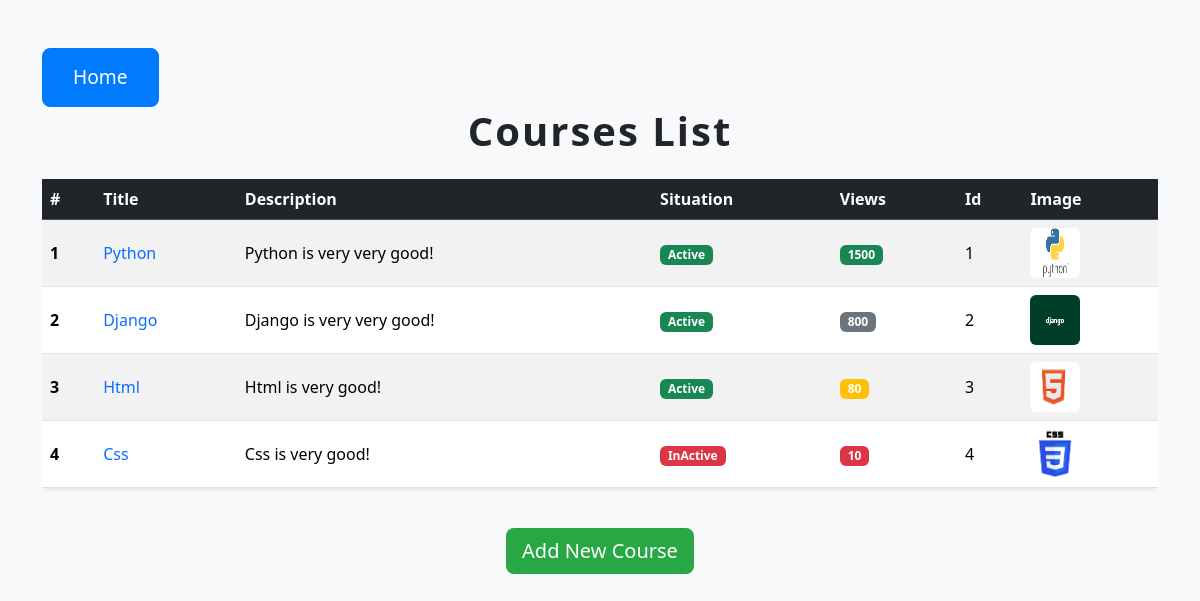
The page /course/list on the database as committed earlier.
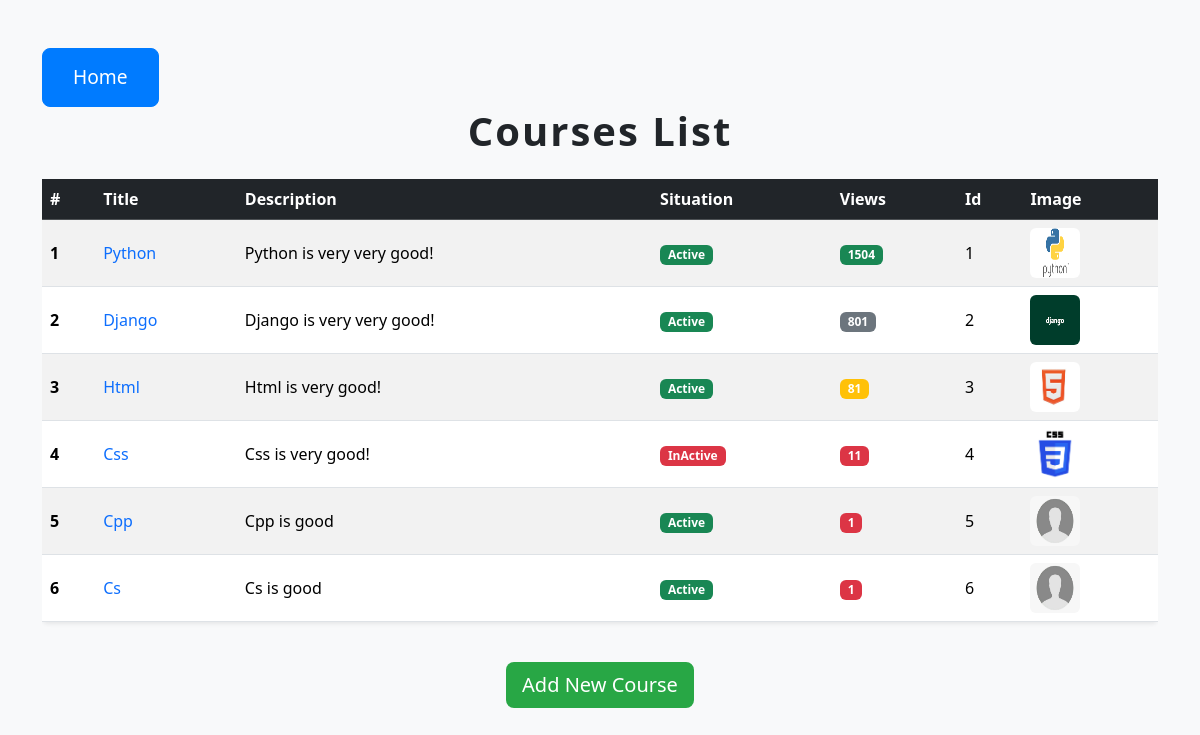
The same page on the database as committed later.
### courses_app/models.py (models this page shows, shortened)
class Course(models.Model):
    title = models.CharField(max_length=50)
    description = models.TextField()
    situation = models.BooleanField(default=True)
    views = models.IntegerField(default=0)
    image = models.ImageField(null=True, upload_to="shop")

### courses_app/views.py (the view)
# urls.py: path('list', views.course_list),
def course_list(request):
    courses = Course.objects.all()
    return render(request, "courses_app/courses_list.html", context={"courses": courses})

### courses_app/templates/courses_app/courses_list.html (shortened to what this page needs)
{% load static %}
<!DOCTYPE html>
<html lang="en">
<head>
<link href="https://cdn.jsdelivr.net/npm/bootstrap@5.3.7/dist/css/bootstrap.min.css" rel="stylesheet"
integrity="sha384-LN+7fdVzj6u52u30Kp6M/trliBMCMKTyK833zpbD+pXdCLuTusPj697FH4R/5mcr" />
<link rel="stylesheet" href="{% static 'courses_app/css/style.css' %}" />
</head>
<body>
<div class="container my-5">
  <div>
    <a href="/" class="btn btn-custom btn-lg">Home</a>
  </div>
  <h1 class="text-center mb-4 header-title">Courses List</h1>
  <div class="table-responsive">
    <table class="table table-hover table-striped align-middle shadow-sm rounded">
      <thead class="table-dark">
        <tr>
          <th scope="col">#</th>
          <th scope="col">Title</th>
          <th scope="col">Description</th>
          <th scope="col">Situation</th>
          <th scope="col">Views</th>
          <th scope="col">Id</th>
          <th scope="col">Image</th>
        </tr>
      </thead>
      <tbody>
        {% for course in courses %}
        <tr>
          <th scope="row">{{ forloop.counter }}</th>
          <td>
            <a href="/course/detail/{{ course.id }}" class="text-decoration-none link-primary course-title-hover">{{ course.title }}</a>
          </td>
          <td class="text-truncate" style="max-width: 250px;">{{ course.description }}</td>
          <td>
            {% if course.situation %}
              <span class="badge bg-success">Active</span>
            {% else %}
              <span class="badge bg-danger">InActive</span>
            {% endif %}
          </td>
          <td>
            {% if course.views >= 1000 %}
              <span class="badge bg-success">{{ course.views }}</span>
            {% elif course.views >= 500 %}
              <span class="badge bg-secondary">{{ course.views }}</span>
            {% elif course.views >= 50 %}
              <span class="badge bg-warning">{{ course.views }}</span>
            {% else %}
              <span class="badge bg-danger">{{ course.views }}</span>
            {% endif %}
          </td>
          <td>{{ course.id }}</td>
          <td>
            {% if not course.image %}
              <img src="{% static 'courses_app/img/default.png' %}" width="50" height="50" class="rounded" alt="Default Image">
            {% else %}
              <img src="{{ course.image.url }}" width="50" height="50" class="rounded" alt="{{ course.title }}">
            {% endif %}
          </td>
        </tr>
        {% endfor %}
      </tbody>
    </table>
  </div>
  <div class="mt-4 text-center">
    <a href="/course/add" class="btn btn-success btn-lg">Add New Course</a>
  </div>
</div>
</body>
</html>

### courses_app/static/courses_app/css/style.css (style rules this page uses)
body { background-color: #f8f9fa; font-family: 'Segoe UI', Tahoma, Geneva, Verdana, sans-serif; }
h1 { font-weight: bold; letter-spacing: 2px; color: #343a40; }
.btn-custom { padding: 14px 30px; font-size: 1.2rem; border-radius: 8px; transition: background-color 0.3s ease, transform 0.2s; }
.btn-success { background-color: #28a745; border: none; }
.header-title { font-size: 2.5rem; margin-bottom: 20px; color: #212529; }
.btn-custom { color: #fff; background-color: #007bff; border-color: #007bff; }

Rows that differ between the two databases and show on the page:
changed Course "Python": views "1500" → "1504"
changed Course "Django": views "800" → "801"
changed Course "Html": views "80" → "81"
changed Course "Css": views "10" → "11"
added Course: title "Cpp", description "Cpp is good", situation "Active", views "1", id "5"
added Course: title "Cs", description "Cs is good", situation "Active", views "1", id "6"
